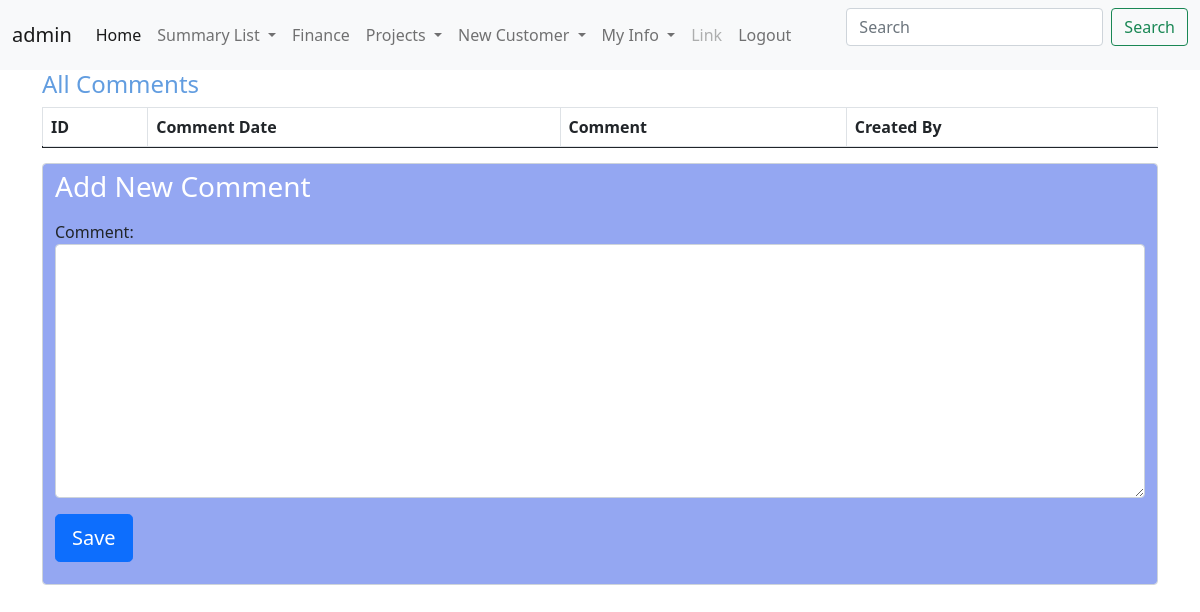
The app's page /NewComment/1 (signed in), older data.
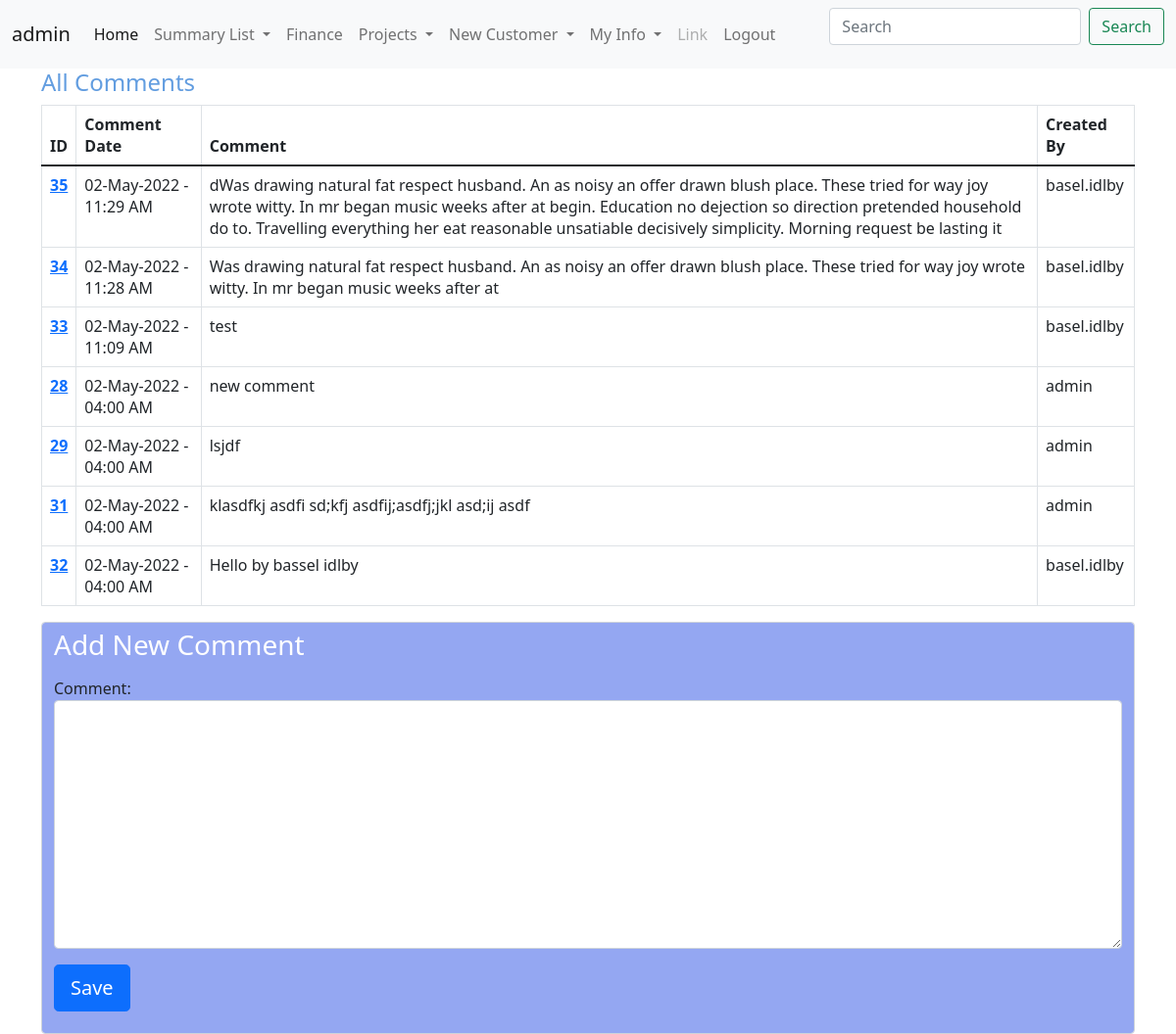
The same page, newer data.
### CRM/models.py (models this page shows)
class commentsModel(models.Model):
    commentId = models.AutoField(primary_key=True)
    projectId = models.ForeignKey(ProjectInfoModel,on_delete=models.DO_NOTHING)
    commentDate = models.DateTimeField(default=datetime.now)
    comment = models.CharField(max_length=400)
    createdBy = models.ForeignKey(User, on_delete=models.DO_NOTHING)
    GA1 = models.CharField(max_length=100 , blank=True, null=True)
    GB1 = models.BooleanField(blank=True, null=True)
    GD1 = models.DateField(blank=True, null=True)
    def __str__(self) -> str:
        return f"{self.projectId} -- {self.commentDate}  -- {self.projectId} -- {self.comment}"

### CRM/views.py (the view, shortened to what this page needs)
# urls.py: path('NewComment/<int:pk>',views.NewComment.as_view() , name='NewComment'),
class NewComment(LoginRequiredMixin,CreateView):
    template_name = 'CRM/NewComment.html'
    form_class = newCommentForm
    model = commentsModel
    def get_initial(self):
        projectId = get_object_or_404(ProjectInfoModel, pk=self.kwargs['pk'])
        return {
        'projectId': projectId,
        }
    def get_context_data(self, **kwargs):
       context = super(NewComment, self).get_context_data(**kwargs)
       context['queryset'] = ProjectInfoModel.objects.filter(pk= self.kwargs['pk'])
       context['CommentList'] = commentsModel.objects.filter(projectId = self.kwargs['pk']).order_by('-commentDate')
       print(context)
       return context

### CRM/forms.py
class newCommentForm(forms.ModelForm):
    class Meta:
        model = commentsModel
        fields = ('projectId','comment')
        widgets = {
            'projectId' : forms.Select(attrs={'class':'form-control' , 'hidden': 'True'} ),
            'comment' : forms.Textarea(attrs={'class':'form-control'} ),
        }
        labels = {
            'projectId' : '',
            'comment' : 'Comment',
        }

### CRM/models.py (called while the page is built)
    def __str__(self) -> str:
        return f"{self.projectName}"

### CRM/templates/CRM/NewComment.html (shortened to what this page needs)
{% include 'CRM/base.html' %}
{% include 'CRM/navbar.html' %}
{% block content %}
<div class="container-lg">
    <h4 style="color:rgb(98, 157, 224);">All Comments</h4>
<table class="table table-bordered">
    <thead>
      <tr>
        <th scope="col">ID</th>
        <th scope="col">Comment Date</th>
        <th scope="col">Comment</th>
        <th scope="col">Created By</th>
      </tr>
    </thead>
    <tbody>
      <tr>
          {% for x in CommentList %}
        <th scope="row" ><a href="/customerProfile/{{x.commentId}}">{{x.commentId}}</a></th>
        <td>{{x.commentDate|date:'d-M-Y - H:i A'}}</td>
        <td>{{x.comment}}</td>
        <td>{{x.createdBy}}</td>
      </tr>
      {% endfor %}
    </tbody>
  </table>
<div style="background-color: rgb(148, 167, 242);" class="container form-control">
        <H3 style="color:rgb(255, 255, 255);">Add New Comment</H3>
        <form method="post">
        {{ form.as_p }}
        <button type="submit" class="btn btn-primary btn-lg btn-block">Save</button>
        </form>
</div>
</div>
{% endblock %}

### CRM/templates/CRM/base.html (shortened to what this page needs)
{% block content %}
<html lang="en">
<head>
    <link href="https://cdn.jsdelivr.net/npm/bootstrap@5.1.3/dist/css/bootstrap.min.css" rel="stylesheet">
</head>
<body>
</body>
</html>
{% endblock %}

### CRM/templates/CRM/navbar.html (shortened to what this page needs)
{% block content %}
<nav class="navbar navbar-expand-lg navbar-light bg-light">
    <div class="container-fluid">
      <a class="navbar-brand" href="#">{{user.get_username}}</a>
      <div class="collapse navbar-collapse" id="navbarScroll">
        <ul class="navbar-nav me-auto my-2 my-lg-0 navbar-nav-scroll" style="--bs-scroll-height: 100px;">
          {% if user.is_superuser %}
          <li class="nav-item">
            <a class="nav-link active" aria-current="page" href="{% url 'CRM:customerList' %}">Home</a>
          </li>
          <li class="nav-item dropdown">
            <a class="nav-link dropdown-toggle" href="#" id="navbarScrollingDropdown" role="button" data-bs-toggle="dropdown" aria-expanded="false">
              Summary List
            </a>
          </li>
          <li class="nav-item">
            <a class="nav-link" href="#">Finance</a>
          </li>
          <li class="nav-item dropdown">
            <a class="nav-link dropdown-toggle" href="#" id="navbarScrollingDropdown" role="button" data-bs-toggle="dropdown" aria-expanded="false">
              Projects
            </a>
          </li>
          <li class="nav-item dropdown">
            <a class="nav-link dropdown-toggle" href="#" id="navbarScrollingDropdown" role="button" data-bs-toggle="dropdown" aria-expanded="false">
              New Customer
            </a>
          </li>
          {% endif %}
          {% if user.is_authenticated %}
          <li class="nav-item dropdown">
            <a class="nav-link dropdown-toggle" href="#" id="navbarScrollingDropdown" role="button" data-bs-toggle="dropdown" aria-expanded="false">
              My Info
            </a>
          </li>
          {% endif %}
          <li class="nav-item">
            <a class="nav-link disabled">Link</a>
          </li>
          {% if user.is_authenticated %}
          <li class="nav-item">
            <a class="nav-link" href="{% url 'logout' %}">Logout</a>
          </li>
          {% else %}
          <li class="nav-item"></li>
          <a class="nav-link" href="{% url 'login' %}">Login</a>
        </li>
          {% endif %}
        </ul>
        <form class="d-flex">
          <input class="form-control me-2" type="search" placeholder="Search" aria-label="Search">
          <button class="btn btn-outline-success" type="submit">Search</button>
        </form>
      </div>
    </div>
  </nav>
  {% endblock %}

Row changes from the older to the newer data that the page shows:
added commentsModel: commentId "35", commentDate "02-May-2022 - 11:29 AM", comment "dWas drawing natural fat respect husband. An as noisy an offer drawn blush place. These tried for way joy wrote witty. In mr began music weeks after at begin. Education no dejection so direction pretended household do to. Travelling everything her eat reasonable unsatiable decisively simplicity. Morning request be lasting it", createdBy "basel.idlby"
added commentsModel: commentId "34", commentDate "02-May-2022 - 11:28 AM", comment "Was drawing natural fat respect husband. An as noisy an offer drawn blush place. These tried for way joy wrote witty. In mr began music weeks after at", createdBy "basel.idlby"
added commentsModel: commentId "33", commentDate "02-May-2022 - 11:09 AM", comment "test", createdBy "basel.idlby"
added commentsModel: commentId "28", commentDate "02-May-2022 - 04:00 AM", comment "new comment", createdBy "admin"
added commentsModel: commentId "29", commentDate "02-May-2022 - 04:00 AM", comment "lsjdf", createdBy "admin"
added commentsModel: commentId "31", commentDate "02-May-2022 - 04:00 AM", comment "klasdfkj asdfi sd;kfj asdfij;asdfj;jkl asd;ij asdf", createdBy "admin"
added commentsModel: commentId "32", commentDate "02-May-2022 - 04:00 AM", comment "Hello by bassel idlby", createdBy "basel.idlby"
